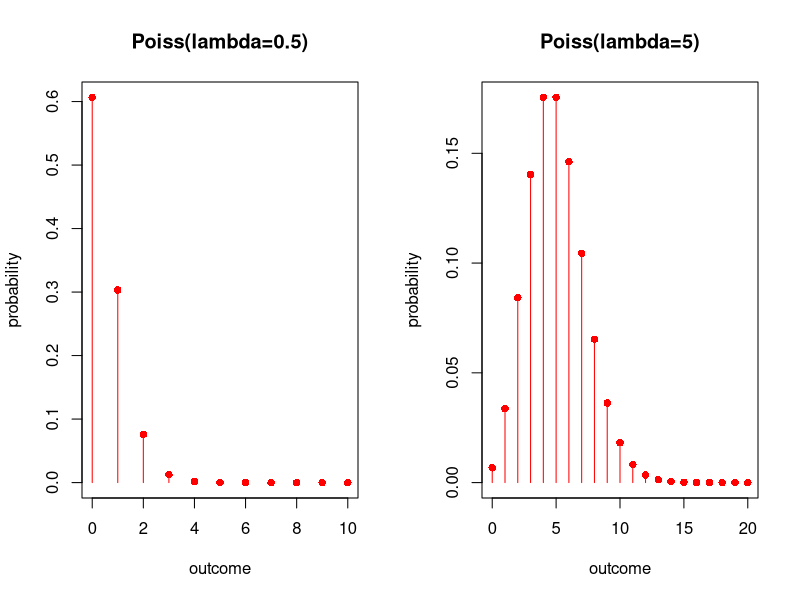
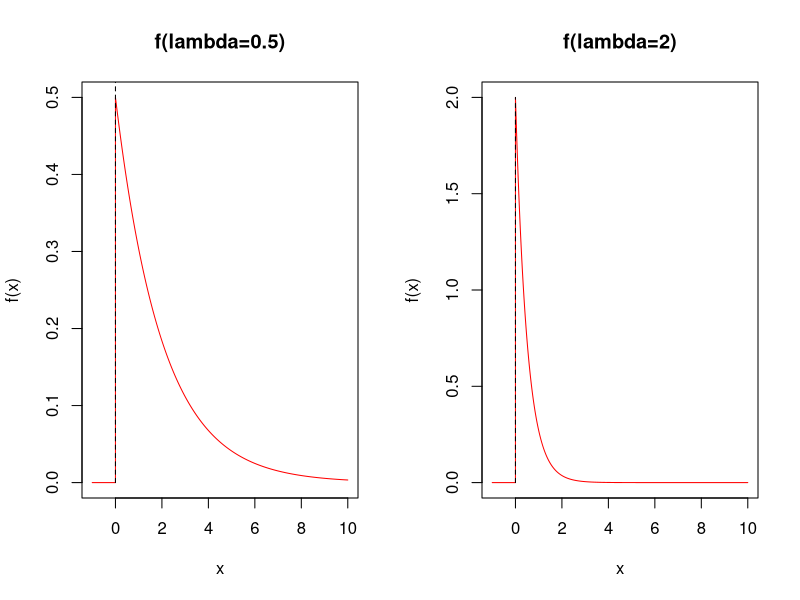
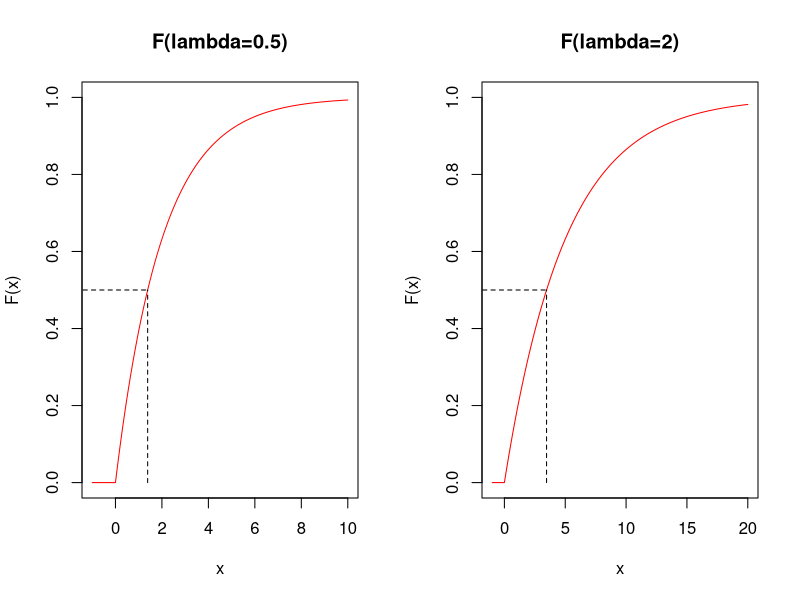

Here is the R script that generated these plots, in order:
## ---- chunk 1
par(mfrow=c(1,2))
outcome <- 0:10
probability <- dpois(outcome,0.5)
plot(outcome, probability, pch=16,col="red", main="Poiss(lambda=0.5)")
for(i in 1:length(outcome))
{lines(c(outcome[i], outcome[i]), c(0, probability[i]), col="red")}

outcome <- 0:20
probability <- dpois(outcome,5)
plot(outcome, probability, pch=16,col="red", main="Poiss(lambda=5)")
for(i in 1:length(outcome))
{lines(c(outcome[i], outcome[i]), c(0, probability[i]), col="red")}
## ---- chunk 2
par(mfrow=c(1,2))

x <- seq(-1,10, 0.00001)
fx <- 0.5*exp(-0.5*(x))
fx[x<0] <- 0       
plot(x, fx, type="l", col="red", ylab="f(x)", xlab="x", main="f(lambda=0.5)")
lines(c(0, 0), c(0, 2), lty=2) 


x <- seq(-1,10, 0.00001)
fx <- 2*exp(-2*(x))
fx[x<0] <- 0       
plot(x, fx, type="l", col="red", ylab="f(x)", xlab="x", main="f(lambda=2)")
lines(c(0, 0), c(0, 2), lty=2) 
## ---- chunk 3
par(mfrow=c(1,2))
x <- seq(-1,10, 0.00001)
Fx <- 1 -exp(-0.5*(x))
Fx[x < 0] <- 0 

plot(x, Fx, type="l", col="red", ylab="F(x)", xlab="x", main="F(lambda=0.5)", ylim=c(0,1))

lines(c(log(2)/0.5,log(2)/0.5), c(0,0.5), lty=2)
lines(c(-10,log(2)/0.5), c(0.5,0.5), lty=2)


x <- seq(-1,20, 0.001)
Fx <- 1 -exp(-0.2*(x))
Fx[x < 0] <- 0 

plot(x, Fx, type="l", col="red", ylab="F(x)", xlab="x", main="F(lambda=2)", ylim=c(0,1))

lines(c(log(2)/0.2,log(2)/0.2), c(0,0.5), lty=2)
lines(c(-10,log(2)/0.2), c(0.5,0.5), lty=2)
